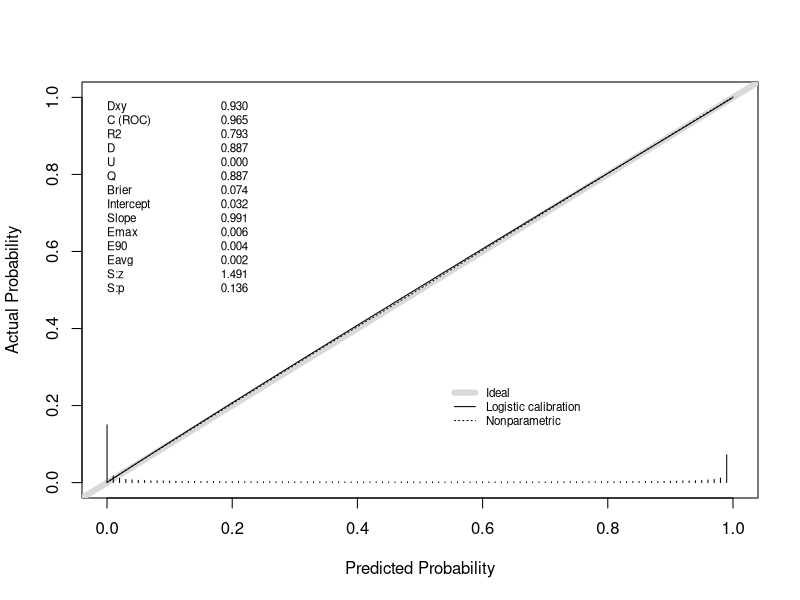
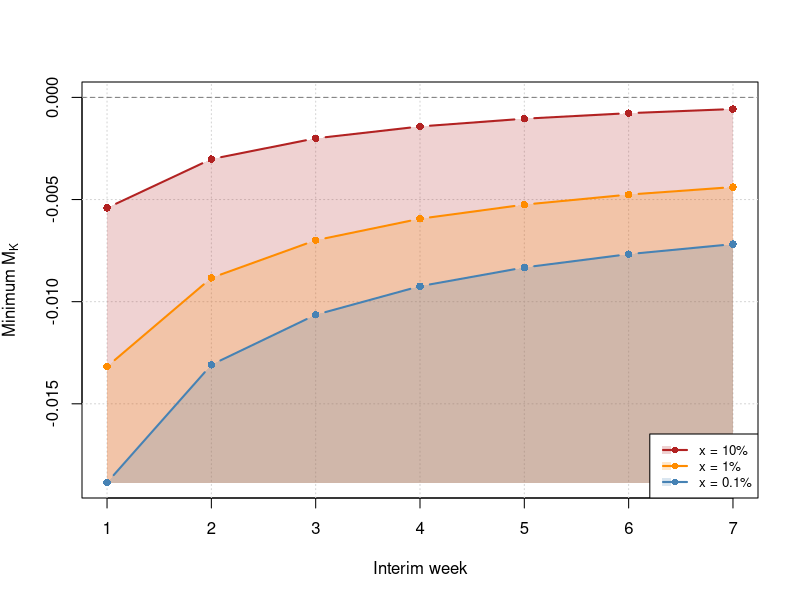

Here is the R script that generated these plots, in order:
## ---- chunk 1
# =============================================================================
# Constants
# =============================================================================
sigma <- 0.5
prior_mean <- 0
prior_sd <- 0.05
control_mean <- 2.0
prob_treatment <- 0.5
N_K <- 10000

# =============================================================================
# Shared helpers (duplicated from the previous post for self-containment)
# =============================================================================

compute_se_lift <- function(n, prior_mean = 0, control_mean = 2.0,
                            prob_treatment = 0.5, sigma = 0.5) {
  se_c <- sigma / sqrt(n * (1 - prob_treatment))
  se_t <- sigma / sqrt(n * prob_treatment)
  treatment_mean <- control_mean * (1 + prior_mean)
  sqrt(se_t^2 / control_mean^2 + se_c^2 * treatment_mean^2 / control_mean^4)
}

closedform_impact_from_crit <- function(lambda_crit, se_lift,
                                         prior_mean = 0, prior_sd = 0.05) {
  tau <- sqrt(prior_sd^2 + se_lift^2)
  a   <- (prior_mean - lambda_crit) / tau
  prior_mean * pnorm(a) + (prior_sd^2 / tau) * dnorm(a)
}

# Compute posterior from observed summary statistics
compute_posterior <- function(lambda_hat, se_lambda, prior_mean = 0, prior_sd = 0.05) {
  V <- 1 / (1 / se_lambda^2 + 1 / prior_sd^2)
  M <- V * (lambda_hat / se_lambda^2 + prior_mean / prior_sd^2)
  list(M = M, V = V)
}

# Compute the ship threshold S(N) for a given decision rule
# p = 0.95 for P(lift > 0 | data) > 0.95
# p = 0.975 for 95% credible interval
# p = 0.5 for M > 0
compute_threshold <- function(n, p, prior_mean = 0, prior_sd = 0.05,
                               control_mean = 2.0, prob_treatment = 0.5, sigma = 0.5) {
  se_lift <- compute_se_lift(n, prior_mean, control_mean, prob_treatment, sigma)
  post_sd_inv <- sqrt(1 / prior_sd^2 + 1 / se_lift^2)
  se_lift^2 * (qnorm(p) * post_sd_inv - prior_mean / prior_sd^2)
}

prob_ship_if_continue <- function(M_K, V_K, N_f, p = 0.95,
                                   prior_mean = 0, prior_sd = 0.05,
                                   control_mean = 2.0, prob_treatment = 0.5,
                                   sigma = 0.5) {
  se_f <- compute_se_lift(N_f, prior_mean, control_mean, prob_treatment, sigma)
  S_f  <- compute_threshold(N_f, p, prior_mean, prior_sd,
                             control_mean, prob_treatment, sigma)
  pnorm((M_K - S_f) / sqrt(V_K + se_f^2))
}

expected_impact_if_continue <- function(M_K, V_K, N_f, p = 0.95,
                                         prior_mean = 0, prior_sd = 0.05,
                                         control_mean = 2.0, prob_treatment = 0.5,
                                         sigma = 0.5) {
  se_f <- compute_se_lift(N_f, prior_mean, control_mean, prob_treatment, sigma)
  S_f  <- compute_threshold(N_f, p, prior_mean, prior_sd,
                             control_mean, prob_treatment, sigma)
  closedform_impact_from_crit(S_f, se_f, prior_mean = M_K, prior_sd = sqrt(V_K))
}

sim_futility <- function(M_K, V_K, N_f, p = 0.95,
                          prior_mean = 0, prior_sd = 0.05,
                          control_mean = 2.0, prob_treatment = 0.5,
                          sigma = 0.5, B = 50000) {
  se_f <- compute_se_lift(N_f, prior_mean, control_mean, prob_treatment, sigma)
  S_f  <- compute_threshold(N_f, p, prior_mean, prior_sd,
                             control_mean, prob_treatment, sigma)

  true_lift    <- rnorm(B, M_K, sqrt(V_K))
  observed_lift <- rnorm(B, true_lift, se_f)

  mean(observed_lift > S_f)
}
## ---- chunk 2
#| fig-cap: "Calibration of the closed-form futility probability. We simulate 100,000 experiments with an interim analysis at $N_K = 1{,}000$ and a final analysis at $N_f = 5{,}000$. Each point represents a bin of experiments grouped by their predicted $\\Pr(\\text{ship})$. The dashed line is perfect calibration."

set.seed(123)
nsims <- 100000
N_K <- 1000
N_f <- 5000
p_rule <- 0.95

se_K <- compute_se_lift(N_K)
se_f <- compute_se_lift(N_f)
S_f  <- compute_threshold(N_f, p = p_rule)

# 1. Draw true lifts from the prior
true_lift <- rnorm(nsims, prior_mean, prior_sd)

# 2. Simulate interim data
se_c_K <- sigma / sqrt(N_K * (1 - prob_treatment))
se_t_K <- sigma / sqrt(N_K * prob_treatment)
control_K   <- rnorm(nsims, control_mean, se_c_K)
treatment_K <- rnorm(nsims, control_mean * (1 + true_lift), se_t_K)
lambda_hat_K <- (treatment_K / control_K) - 1
se_lambda_K  <- sqrt(se_t_K^2 / control_K^2 + se_c_K^2 * treatment_K^2 / control_K^4)

# Compute interim posteriors
V_K_vec <- 1 / (1 / se_lambda_K^2 + 1 / prior_sd^2)
M_K_vec <- V_K_vec * (lambda_hat_K / se_lambda_K^2 + prior_mean / prior_sd^2)

# 3. Closed-form predicted P(ship)
predicted_p <- pnorm((M_K_vec - S_f) / sqrt(V_K_vec + se_f^2))

# 4. Simulate the actual final observed lift
# The final observed lift given the true lift has SE = se_f
# But we need the full final observed lift, not just the future part
# The final analysis sees all N_f subjects, so:
se_c_f <- sigma / sqrt(N_f * (1 - prob_treatment))
se_t_f <- sigma / sqrt(N_f * prob_treatment)
control_f   <- rnorm(nsims, control_mean, se_c_f)
treatment_f <- rnorm(nsims, control_mean * (1 + true_lift), se_t_f)
lambda_hat_f <- (treatment_f / control_f) - 1

# 5. Check if the experiment actually ships
actually_shipped <- lambda_hat_f > S_f
vp <- rms::val.prob(
  p = predicted_p, 
  y = actually_shipped
)



## ---- chunk 3
#| fig-cap: "Futility boundaries for three thresholds ($x = 0.1\\%$, $1\\%$, $10\\%$): the minimum posterior mean $M_K$ at each interim week such that $\\Pr(\\text{ship}) > x$ if the experiment continues to week 8. Decision rule: probability to beat control $> 0.95$."

max_weeks <- 8
n_per_week <- 5000
N_max <- max_weeks * n_per_week

interim_weeks <- 1:(max_weeks - 1)

thresholds <- list(
  list(x = 0.10,  label = "10%",  col = "firebrick"),
  list(x = 0.01,  label = "1%",   col = "darkorange"),
  list(x = 0.001, label = "0.1%", col = "steelblue")
)

se_f <- compute_se_lift(N_max)
S_f  <- compute_threshold(N_max, p = 0.95)

# Compute all boundaries to set ylim
all_boundaries <- lapply(thresholds, function(th) {
  sapply(interim_weeks, function(k) {
    N_K_local <- k * n_per_week
    se_K_local <- compute_se_lift(N_K_local)
    V_K_local <- 1 / (1 / se_K_local^2 + 1 / prior_sd^2)
    S_f + qnorm(th$x) * sqrt(V_K_local + se_f^2)
  })
})

ylim <- range(0, unlist(all_boundaries))

plot(NULL, xlim = range(interim_weeks), ylim = ylim,
     xlab = "Interim week", ylab = expression("Minimum" ~ M[K]))
grid()
abline(h = 0, lty = 2, col = 'gray50')

# Shade regions beneath each boundary (draw from most to least stringent
# so the narrower regions layer on top)
ymin <- ylim[1]
for (i in seq_along(thresholds)) {
  b <- all_boundaries[[i]]
  polygon(c(interim_weeks, rev(interim_weeks)),
          c(b, rep(ymin, length(interim_weeks))),
          col = adjustcolor(thresholds[[i]]$col, alpha.f = 0.2), border = NA)
}

for (i in seq_along(thresholds)) {
  lines(interim_weeks, all_boundaries[[i]], type = 'b', pch = 16,
        col = thresholds[[i]]$col, lwd = 2)
}

legend('bottomright',
       legend = sapply(thresholds, \(th) paste0("x = ", th$label)),
       col = sapply(thresholds, \(th) th$col),
       lwd = 2, pch = 16, fill = sapply(thresholds, \(th) adjustcolor(th$col, alpha.f = 0.2)),
       border = NA, cex = 0.8)
